Frame 1 (no input): blank canvas, image omitted
Frame 60 (the mouse pressed at the canvas centre just before this capture): blank canvas, image omitted
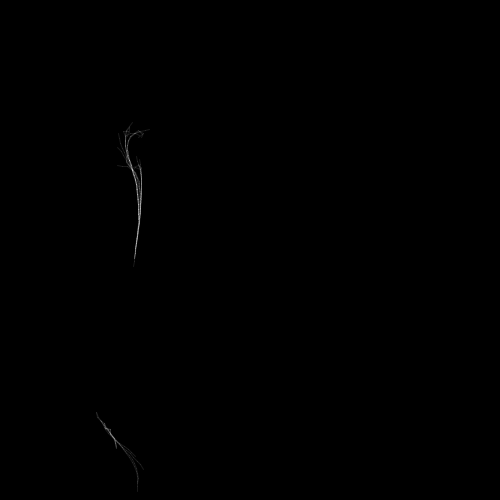
Frame 120 (the mouse held since frame 60 and released just before this capture)

The Processing sketch whose frames 1 and 60 were blank and that drew this single picture after the mouse press (run headless with seeded random() and noise(); from frame 60 on, the mouse is pressed at the canvas centre):

// Processing sketch: processing_85037
// ── processing_85037.pde

float[] x = new float[20];
float[] y = new float[20];
float segLength = 5;

float prisemesure;
float crayonh;
float crayonv;

float ah;
float av;
float bh;
float bv;
float ch;
float cv;

float ctruc;

void setup (){
  size (500,500);
  background (0);
  
  prisemesure = 0;
  crayonh = 0;
  crayonv = 0;
  ah = -50;
  av = -50;
  bh = -50;
  bv = -50;
  ch = -50;
  cv = -50;
  ctruc = 56;
  
}

void draw (){
  
  smooth ();
  
  
  
  
  //   INT
  
  
  
  
  
  int tc;
  tc = 10;
  
  int prsmsr;
  prsmsr = 100;
  
  int rand;
  rand = -15;
  int rand2;
  rand2 = 15;
  
  int randv;
  randv = -15;
  int randv2;
  randv2 = 15;
  
  int sw;
  sw = 1;
  
  
  //color cline = color (ctruc,50);
  color cline = color (255,25);
  
  
  
  
  
  
  //   FLOAT
  
  
  
  
  
  ctruc = ctruc+1;
  if (ctruc>255){
    ctruc = 0;}
  
  prisemesure = prisemesure+1;
  
  crayonh = crayonh + random (rand,rand2);
  crayonv = crayonv + random (randv,randv2);
  
  if (prisemesure<prsmsr*1-1){noStroke();}
  
   /*
  if (prisemesure>prsmsr*1-1){
    if (prisemesure<prsmsr*1+1){
      crayonh = -width*2;
      crayonv = -height*2;}}
      
  if (prisemesure>prsmsr*2-1){
    if (prisemesure<prsmsr*2+1){
      crayonh = -width*2;
      crayonv = -height*2;}}
  
  if (prisemesure>prsmsr*3-1){
    if (prisemesure<prsmsr*3+1){
      crayonh = -width*2;
      crayonv = -height*2;}}
      
   if (prisemesure>prsmsr*4-1){
     prisemesure = 0;
     crayonh = -width*2;
      crayonv = -height*2;}
   */
  
  
  //   PLACEMENT DES POINTS
  
  
  
  if (prisemesure>prsmsr*1-2){
    if (ah<0){
    ah = 0+crayonh;
    ah = ah;}}
  if (prisemesure>prsmsr*1-2){
    if (av<0){
    av = 0+crayonv;
    av = av;}}
  
  if (prisemesure>prsmsr*2-2){
    if (bh<0){
    bh = 0+crayonh;
    bh = bh;}}
  if (prisemesure>prsmsr*2-2){
    if (bv<0){
    bv = 0+crayonv;
    bv = bv;}}
  
  if (prisemesure>prsmsr*3-2){
    if (ch<0){
    ch = 0+crayonh;
    ch = ch;}}
  if (prisemesure>prsmsr*3-2){
    if (cv<0){
    cv = 0+crayonv;
    cv = cv;}}
  
  
  
  //   REINITIALISATION
  if (crayonh<0-width){
    crayonh = random (0,width);
  }
  if (crayonv<0-height){
    crayonv = random (0,height);
  }
  
  if (crayonh>width){
    crayonh = random (0,width);}
  if (crayonv>height){
    crayonv = random (0,height);}
  if (crayonh<0){
    crayonh = random (0,width);}
  if (crayonv<0){
    crayonv = random (0,height);}
  
  
  
  
  
  //   DRAW   DRAW   DRAW
  
  
  
  
  
  //background (255);
  
  
  
  dragSegment(0, crayonh, crayonv);
  for(int i=0; i<x.length-1; i++) {
    dragSegment(i+1, x[i], y[i]);
  }
  
  
  
  stroke (0);
  strokeWeight (5);
  //line (0,0,crayonh,crayonv);
  
  noStroke ();
  fill (0);
  
  //ellipse (ah,av,tc,tc);
  //ellipse (bh,bv,tc,tc);
  //ellipse (ch,cv,tc,tc);
  
    stroke (cline);
    strokeWeight (sw);
  
  
  
  
}



void dragSegment(int i, float xin, float yin) {
  float dx = xin - x[i];
  float dy = yin - y[i];
  float angle = atan2(dy, dx);  
  x[i] = xin - cos(angle) * segLength;
  y[i] = yin - sin(angle) * segLength;
  segment(x[i], y[i], angle);
}

void segment(float x, float y, float a) {
  pushMatrix();
  translate(x, y);
  rotate(a);
  line(0, 0, segLength, 0);
  popMatrix();
}
